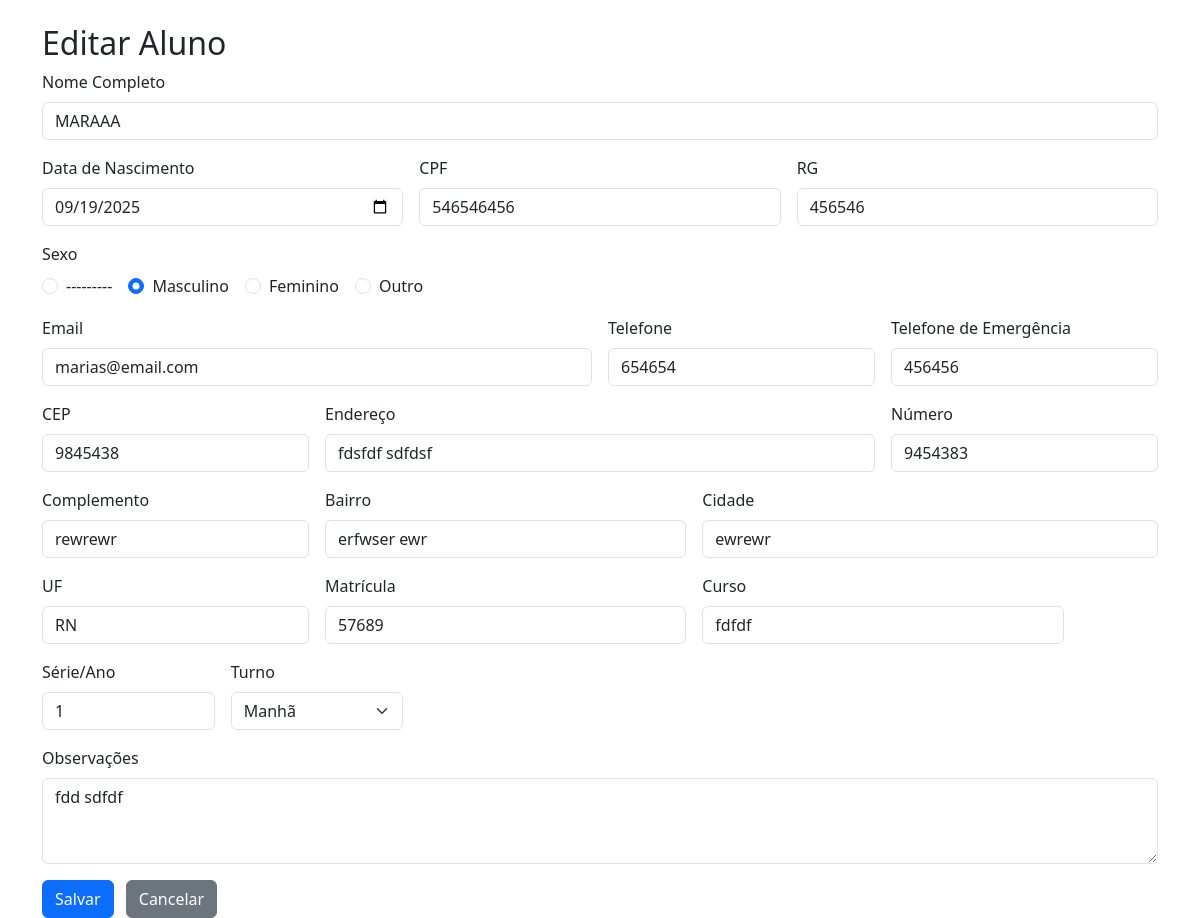
Screenshot of /editar/8/ with the database file from the repository.
### alunos/models.py (models this page shows, shortened)
class Aluno(models.Model):
    SEXO_CHOICES = [
        ('M', 'Masculino'),
        ('F', 'Feminino'),
        ('O', 'Outro'),
    ]
    TURNO_CHOICES = [
        ('M', 'Manhã'),
        ('T', 'Tarde'),
        ('N', 'Noite'),
    ]
    nome_completo = models.CharField(max_length=200)
    data_nascimento = models.DateField()
    cpf = models.CharField(max_length=14, unique=True)
    rg = models.CharField(max_length=20, blank=True, null=True)
    sexo = models.CharField(max_length=1, choices=SEXO_CHOICES)
    email = models.EmailField()
    telefone = models.CharField(max_length=15)
    telefone_emergencia = models.CharField(max_length=15, blank=True, null=True)
    cep = models.CharField(max_length=9)
    endereco = models.CharField(max_length=200)
    numero = models.CharField(max_length=10)
    complemento = models.CharField(max_length=100, blank=True, null=True)
    bairro = models.CharField(max_length=100)
    cidade = models.CharField(max_length=100)
    uf = models.CharField(max_length=2)
    numero_matricula = models.CharField(max_length=20, unique=True)
    curso = models.CharField(max_length=100)
    serie_ano = models.CharField(max_length=20)
    turno = models.CharField(max_length=1, choices=TURNO_CHOICES)
    observacoes = models.TextField(blank=True, null=True)

### alunos/views.py (the view)
# urls.py: path('editar/<int:pk>/', editar_aluno, name='editar'),
def editar_aluno(request, pk):
    aluno = get_object_or_404(Aluno, pk=pk)
    if request.method == 'POST':
        form = AlunoForm(request.POST, instance=aluno)
        if form.is_valid():
            form.save()
            return redirect('home')
    else:
        form = AlunoForm(instance=aluno)
    return render(request, 'editar.html', {'form': form, 'aluno': aluno})

### alunos/templates/editar.html (shortened to what this page needs)
{% load static %}
<!DOCTYPE html>
<html>
  <head>
    <link
      rel="stylesheet"
      href="https://cdn.jsdelivr.net/npm/bootstrap@5.3.0/dist/css/bootstrap.min.css"
    />
  </head>
  <body class="container mt-4">
    <h2>Editar Aluno</h2>
    <form method="post" novalidate>
      <div class="row g-3">
        <div class="col-12">
          <label class="form-label">Nome Completo</label>
          {{ form.nome_completo }}
        </div>
        <div class="col-md-4">
          <label class="form-label">Data de Nascimento</label>
          {{ form.data_nascimento }}
        </div>
        <div class="col-md-4">
          <label class="form-label">CPF</label>
          {{ form.cpf }}
        </div>
        <div class="col-md-4">
          <label class="form-label">RG</label>
          {{ form.rg }}
        </div>
        <div class="col-12">
          <label class="form-label d-block">Sexo</label>
          <div class="d-flex gap-3">
            {% for radio in form.sexo %}
            <div class="form-check">
              {{ radio.tag }}
              <label class="form-check-label">{{ radio.choice_label }}</label>
            </div>
            {% endfor %}
          </div>
        </div>
        <div class="col-md-6">
          <label class="form-label">Email</label>
          {{ form.email }}
        </div>
        <div class="col-md-3">
          <label class="form-label">Telefone</label>
          {{ form.telefone }}
        </div>
        <div class="col-md-3">
          <label class="form-label">Telefone de Emergência</label>
          {{ form.telefone_emergencia }}
        </div>
        <div class="col-md-3">
          <label class="form-label">CEP</label>
          {{ form.cep }}
        </div>
        <div class="col-md-6">
          <label class="form-label">Endereço</label>
          {{ form.endereco }}
        </div>
        <div class="col-md-3">
          <label class="form-label">Número</label>
          {{ form.numero }}
        </div>
        <div class="col-md-3">
          <label class="form-label">Complemento</label>
          {{ form.complemento }}
        </div>
        <div class="col-md-4">
          <label class="form-label">Bairro</label>
          {{ form.bairro }}
        </div>
        <div class="col-md-5">
          <label class="form-label">Cidade</label>
          {{ form.cidade }}
        </div>
        <div class="col-md-3">
          <label class="form-label">UF</label>
          {{ form.uf }}
        </div>
        <div class="col-md-4">
          <label class="form-label">Matrícula</label>
          {{ form.numero_matricula }}
        </div>
        <div class="col-md-4">
          <label class="form-label">Curso</label>
          {{ form.curso }}
        </div>
        <div class="col-md-2">
          <label class="form-label">Série/Ano</label>
          {{ form.serie_ano }}
        </div>
        <div class="col-md-2">
          <label class="form-label">Turno</label>
          {{ form.turno }}
        </div>
        <div class="col-12">
          <label class="form-label">Observações</label>
          {{ form.observacoes }}
        </div>
      </div>
      <div class="mt-3">
        <button type="submit" class="btn btn-primary">Salvar</button>
        <a href="{% url 'home' %}" class="btn btn-secondary ms-2">Cancelar</a>
      </div>
    </form>
  </body>
</html>

### rows the page displays
Aluno: nome_completo "MARAAA", data_nascimento "09/19/2025", cpf "546546456", rg "456546", email "marias@email.com", telefone "654654", telefone_emergencia "456456", cep "9845438", endereco "fdsfdf sdfdsf", numero "9454383", complemento "rewrewr", bairro "erfwser ewr", cidade "ewrewr", uf "RN", numero_matricula "57689", curso "fdfdf", serie_ano "1", turno "Manhã", observacoes "fdd sdfdf"

### other values shown
{{ radio.choice_label }} "---------" "Masculino" "Feminino" "Outro"
